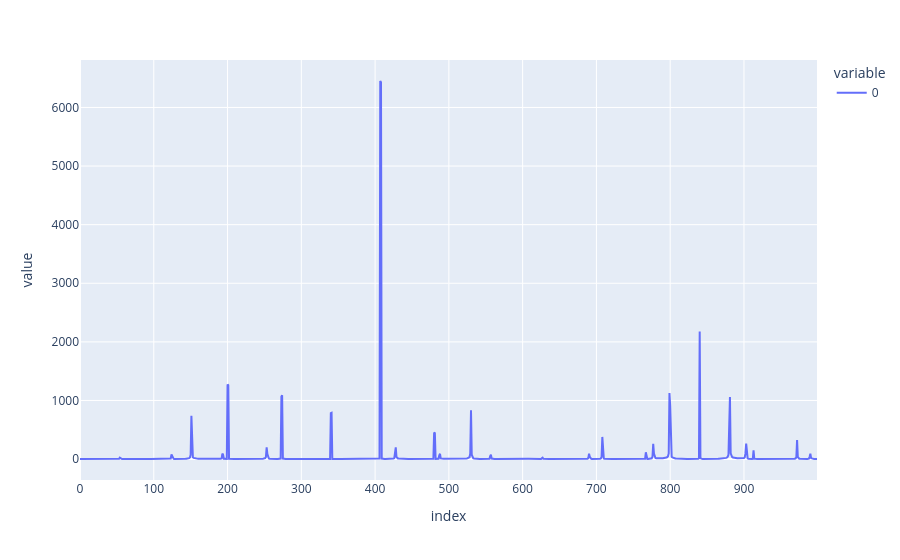

Notebook code cell kept with this figure:
### Code cell
px.line(L)

### Figure 1 — Plotly figure (JSON) as saved in the notebook; plotly's stock layout.template omitted (floating-point values rounded to 4 significant figures; data arrays with more than 128 entries replaced by an {"elided": "..."} marker saying what was removed)
{"data": [{"hovertemplate": "variable=0<br>index=%{x}<br>value=%{y}<extra></extra>", "legendgroup": "0", "line": {"color": "#636efa", "dash": "solid"}, "marker": {"symbol": "circle"}, "mode": "lines", "name": "0", "orientation": "v", "showlegend": true, "type": "scatter", "x": {"elided": "1000 int values"}, "xaxis": "x", "y": {"elided": "1000 float values"}, "yaxis": "y"}], "layout": {"legend": {"title": {"text": "variable"}, "tracegroupgap": 0}, "margin": {"t": 60}, "xaxis": {"anchor": "y", "domain": [0, 1], "title": {"text": "index"}}, "yaxis": {"anchor": "x", "domain": [0, 1], "title": {"text": "value"}}}}
